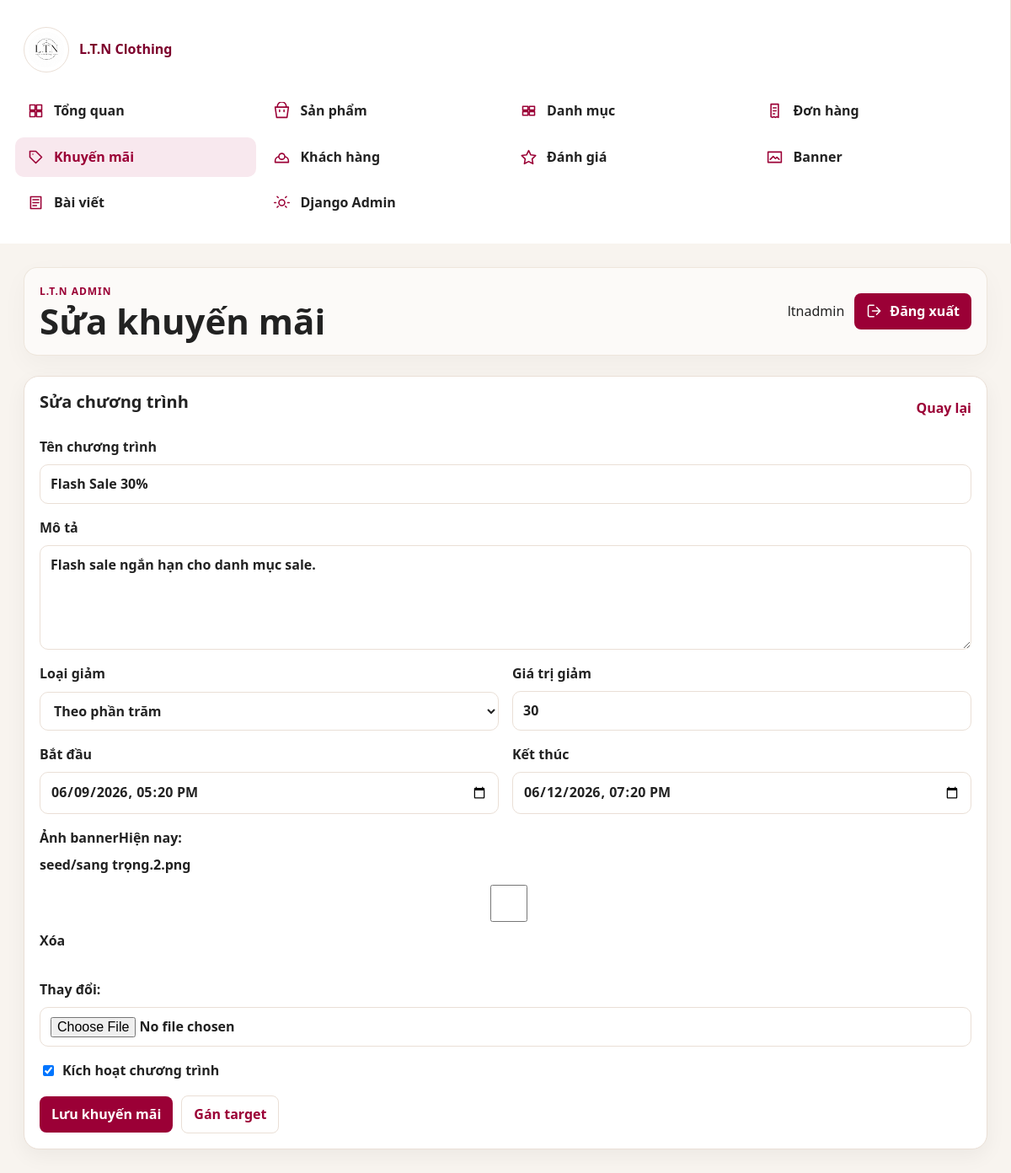
/dashboard/sales/3/edit/ (signed in), run on the app's committed database.
### shop/models.py (models this page shows, shortened)
class TimeStampedModel(models.Model):
    created_at = models.DateTimeField(auto_now_add=True)
    updated_at = models.DateTimeField(auto_now=True)
    class Meta:
        abstract = True

class SaleCampaign(TimeStampedModel):
    DISCOUNT_PERCENT = "percent"
    DISCOUNT_FIXED = "fixed"
    DISCOUNT_CHOICES = [
        (DISCOUNT_PERCENT, "Theo phần trăm"),
        (DISCOUNT_FIXED, "Giảm tiền cố định"),
    ]
    name = models.CharField(max_length=180)
    slug = models.SlugField(max_length=210, unique=True, blank=True, allow_unicode=True)
    description = models.TextField(blank=True)
    discount_type = models.CharField(max_length=20, choices=DISCOUNT_CHOICES, default=DISCOUNT_PERCENT)
    discount_value = models.DecimalField(max_digits=12, decimal_places=0)
    start_date = models.DateTimeField()
    end_date = models.DateTimeField()
    is_active = models.BooleanField(default=True)
    banner_image = models.ImageField(upload_to="sales/", blank=True, null=True)
    class Meta:
        ordering = ["-start_date", "name"]

### shop/views.py (the view)
# urls.py: path("dashboard/sales/<int:id>/edit/", views.dashboard_sale_edit, name="dashboard_sale_edit"),
@login_required
def dashboard_sale_edit(request, id):
    if not dashboard_allowed(request.user, staff_ok=False):
        return dashboard_denied(request)
    sale = get_object_or_404(SaleCampaign, pk=id)
    form = SaleCampaignForm(request.POST or None, request.FILES or None, instance=sale)
    if request.method == "POST" and form.is_valid():
        form.save()
        messages.success(request, "Đã cập nhật chương trình sale.")
        return redirect("shop:dashboard_sales")
    return render(request, "dashboard/sale_form.html", {
        "page_title": "Sửa khuyến mãi",
        "form": form,
        "sale": sale,
    })

### shop/forms.py (shortened to what this page needs)
class SaleCampaignForm(forms.ModelForm):
    class Meta:
        model = SaleCampaign
        fields = [
            "name",
            "description",
            "discount_type",
            "discount_value",
            "start_date",
            "end_date",
            "is_active",
            "banner_image",
        ]
        widgets = {
            "name": forms.TextInput(attrs={"placeholder": "Tên chương trình sale"}),
            "description": forms.Textarea(attrs={"rows": 4, "placeholder": "Mô tả ngắn"}),
            "discount_type": forms.Select(),
            "discount_value": forms.NumberInput(attrs={"min": 1, "placeholder": "Giá trị giảm"}),
            "start_date": forms.DateTimeInput(attrs={"type": "datetime-local"}, format="%Y-%m-%dT%H:%M"),
            "end_date": forms.DateTimeInput(attrs={"type": "datetime-local"}, format="%Y-%m-%dT%H:%M"),
        }
    def __init__(self, *args, **kwargs):
        super().__init__(*args, **kwargs)
        self.fields["start_date"].input_formats = ["%Y-%m-%dT%H:%M"]
        self.fields["end_date"].input_formats = ["%Y-%m-%dT%H:%M"]

### shop/context_processors.py (called while the page is built)
def dashboard_url_for_user(user):
    if not user.is_authenticated:
        return "/login/"
    role = getattr(getattr(user, "profile", None), "role", "")
    if user.is_superuser or role == "ADMIN":
        return "/dashboard/"
    if role == "STAFF":
        return "/staff/"
    return "/profile/"

def cart_counter(request):
    user_dashboard_url = dashboard_url_for_user(request.user)
    if not request.user.is_authenticated:
        return {"cart_count": 0, "wishlist_count": 0, "user_dashboard_url": user_dashboard_url}
    cart, _ = Cart.objects.get_or_create(user=request.user)
    return {
        "cart_count": sum(item.quantity for item in cart.items.all()),
        "wishlist_count": Wishlist.objects.filter(user=request.user).count(),
        "user_dashboard_url": user_dashboard_url,
    }

### shop/views.py (called while the page is built)
def dashboard_allowed(user, staff_ok=True):
    if not user.is_authenticated:
        return False
    if user.is_superuser:
        return True
    role = getattr(getattr(user, "profile", None), "role", "")
    return role == "ADMIN" or (staff_ok and role == "STAFF")

### templates/dashboard/sale_form.html (shortened to what this page needs)
{% extends "dashboard/base_dashboard.html" %}
{% block content %}
<section class="dash-card sale-form-card">
  <div class="dash-card-head">
    <h2>{% if sale %}Sửa chương trình{% else %}Tạo chương trình sale{% endif %}</h2>
    <a href="{% url 'shop:dashboard_sales' %}">Quay lại</a>
  </div>
  <form class="dashboard-form" method="post" enctype="multipart/form-data">
    <label>Tên chương trình{{ form.name }}</label>
    <label>Mô tả{{ form.description }}</label>
    <div class="form-two">
      <label>Loại giảm{{ form.discount_type }}</label>
      <label>Giá trị giảm{{ form.discount_value }}</label>
    </div>
    <div class="form-two">
      <label>Bắt đầu{{ form.start_date }}</label>
      <label>Kết thúc{{ form.end_date }}</label>
    </div>
    <label>Ảnh banner{{ form.banner_image }}</label>
    <label class="check-row">{{ form.is_active }} Kích hoạt chương trình</label>
    <div class="form-actions">
      <button class="dash-btn" type="submit">Lưu khuyến mãi</button>
      {% if sale %}<a class="dash-btn secondary" href="{% url 'shop:dashboard_sale_targets' sale.id %}">Gán target</a>{% endif %}
    </div>
  </form>
</section>
{% endblock %}

### templates/dashboard/base_dashboard.html (shortened to what this page needs)
{% load static humanize %}
<!doctype html>
<html lang="vi">
<head>
  <link rel="stylesheet" href="{% static 'css/base.css' %}">
  <link rel="stylesheet" href="{% static 'css/dashboard.css' %}">
</head>
<body class="dashboard-body">
  <div class="dashboard-shell">
    <aside class="dashboard-sidebar">
      <a class="dashboard-brand" href="{% url 'shop:dashboard' %}">
        <img src="{% static 'WEBIMG/logoweb.jpg' %}" alt="L.T.N Clothing">
        <span>L.T.N Clothing</span>
      </a>
      <nav class="dashboard-nav" aria-label="Admin dashboard">
        <a class="{% if request.resolver_match.url_name == 'dashboard' %}active{% endif %}" href="{% url 'shop:dashboard' %}">
          <span><svg viewBox="0 0 24 24"><path d="M4 4h7v7H4V4Zm9 0h7v7h-7V4ZM4 13h7v7H4v-7Zm9 0h7v7h-7v-7Z"/></svg></span>Tổng quan
        </a>
        <a class="{% if request.resolver_match.url_name == 'dashboard_products' %}active{% endif %}" href="{% url 'shop:dashboard_products' %}">
          <span><svg viewBox="0 0 24 24"><path d="M6 7V6a6 6 0 0 1 12 0v1m-15 0h18l-2 14H5L3 7Zm6 4v2m6-2v2"/></svg></span>Sản phẩm
        </a>
        <a class="{% if request.resolver_match.url_name == 'dashboard_categories' %}active{% endif %}" href="{% url 'shop:dashboard_categories' %}">
          <span><svg viewBox="0 0 24 24"><path d="M4 6h7v5H4V6Zm9 0h7v5h-7V6ZM4 13h7v5H4v-5Zm9 0h7v5h-7v-5Z"/></svg></span>Danh mục
        </a>
        <a class="{% if request.resolver_match.url_name == 'dashboard_orders' %}active{% endif %}" href="{% url 'shop:dashboard_orders' %}">
          <span><svg viewBox="0 0 24 24"><path d="M7 3h10v18l-2-1-2 1-2-1-2 1-2-1V3Zm3 5h4m-4 4h4m-4 4h2"/></svg></span>Đơn hàng
        </a>
        <a class="{% if request.resolver_match.url_name == 'dashboard_sales' or request.resolver_match.url_name == 'dashboard_sale_create' or request.resolver_match.url_name == 'dashboard_sale_edit' or request.resolver_match.url_name == 'dashboard_sale_targets' %}active{% endif %}" href="{% url 'shop:dashboard_sales' %}">
          <span><svg viewBox="0 0 24 24"><path d="M20 12 12 20 4 12V4h8l8 8Zm-12-4h.01"/></svg></span>Khuyến mãi
        </a>
        <a class="{% if request.resolver_match.url_name == 'dashboard_customers' %}active{% endif %}" href="{% url 'shop:dashboard_customers' %}">
          <span><svg viewBox="0 0 24 24"><path d="M16 11a4 4 0 1 0-8 0m8 0a4 4 0 1 1-8 0m8 0c3 1 5 3 5 6v2H3v-2c0-3 2-5 5-6"/></svg></span>Khách hàng
        </a>
        <a class="{% if request.resolver_match.url_name == 'dashboard_reviews' %}active{% endif %}" href="{% url 'shop:dashboard_reviews' %}">
          <span><svg viewBox="0 0 24 24"><path d="m12 3 2.9 5.9 6.5.9-4.7 4.6 1.1 6.5L12 17.8l-5.8 3.1 1.1-6.5-4.7-4.6 6.5-.9L12 3Z"/></svg></span>Đánh giá
        </a>
        <a class="{% if request.resolver_match.url_name == 'dashboard_banners' %}active{% endif %}" href="{% url 'shop:dashboard_banners' %}">
          <span><svg viewBox="0 0 24 24"><path d="M3 5h18v14H3V5Zm3 10 4-4 3 3 2-2 3 3"/></svg></span>Banner
        </a>
        <a class="{% if request.resolver_match.url_name == 'dashboard_blogs' %}active{% endif %}" href="{% url 'shop:dashboard_blogs' %}">
          <span><svg viewBox="0 0 24 24"><path d="M5 4h14v16H5V4Zm3 4h8M8 12h8m-8 4h5"/></svg></span>Bài viết
        </a>
        <a href="/admin/">
          <span><svg viewBox="0 0 24 24"><path d="M12 8a4 4 0 1 0 0 8 4 4 0 0 0 0-8Zm8 4h2M2 12h2m12.9-6.9 1.4-1.4M5.7 18.3l1.4-1.4m0-11.8L5.7 3.7m12.6 14.6-1.4-1.4"/></svg></span>Django Admin
        </a>
      </nav>
    </aside>
    <main class="dashboard-main">
      <header class="dashboard-topbar">
        <div>
          <p class="dashboard-eyebrow">L.T.N Admin</p>
          <h1>{% block page_title %}{{ page_title|default:"Tổng quan" }}{% endblock %}</h1>
        </div>
        <div class="dashboard-user">
          <span>{{ request.user.username }}</span>
          <form method="post" action="{% url 'accounts:logout' %}">
            <button class="dash-btn" type="submit">
              <svg viewBox="0 0 24 24" aria-hidden="true"><path d="M15 17l5-5-5-5m5 5H9m2 8H5a2 2 0 0 1-2-2V6a2 2 0 0 1 2-2h6"/></svg>
              Đăng xuất
            </button>
          </form>
        </div>
      </header>
      {% block content %}{% endblock %}
    </main>
  </div>
</body>
</html>

### static/css/base.css (style rules this page uses)
* { box-sizing: border-box; }
body { margin: 0; font-family: "Segoe UI", Arial, sans-serif; color: var(--text-dark); background: var(--cream-bg); line-height: 1.6; }
a { color: inherit; text-decoration: none; }
img { display: block; max-width: 100%; }
h1, h2, h3, p { margin-top: 0; }
h1 { font-size: clamp(36px, 5vw, 66px); line-height: 1.05; letter-spacing: 0; }
h2 { font-size: clamp(26px, 3vw, 40px); line-height: 1.15; }
.btn, button { border: 0; border-radius: 6px; background: var(--fashion-maroon); color: var(--white); padding: 12px 18px; font: inherit; font-weight: 800; cursor: pointer; transition: transform .18s ease, box-shadow .18s ease, background .18s ease; }
input, select, textarea { width: 100%; min-height: 44px; border: 1px solid var(--border); border-radius: 6px; background: var(--white); color: var(--text-dark); padding: 10px 12px; font: inherit; }
textarea { min-height: 116px; resize: vertical; }

### data on the page
SaleCampaign: name "Flash Sale 30%", description "Flash sale ngắn hạn cho danh mục sale.", discount_type "Theo phần trăm", discount_value "30", start_date "06/09/2026 17:20", end_date "06/12/2026 19:20", is_active "☑"

### other printed values
{{ page_title|default:"Tổng quan" }} "Sửa khuyến mãi"
{{ request.user.username }} "ltnadmin"
